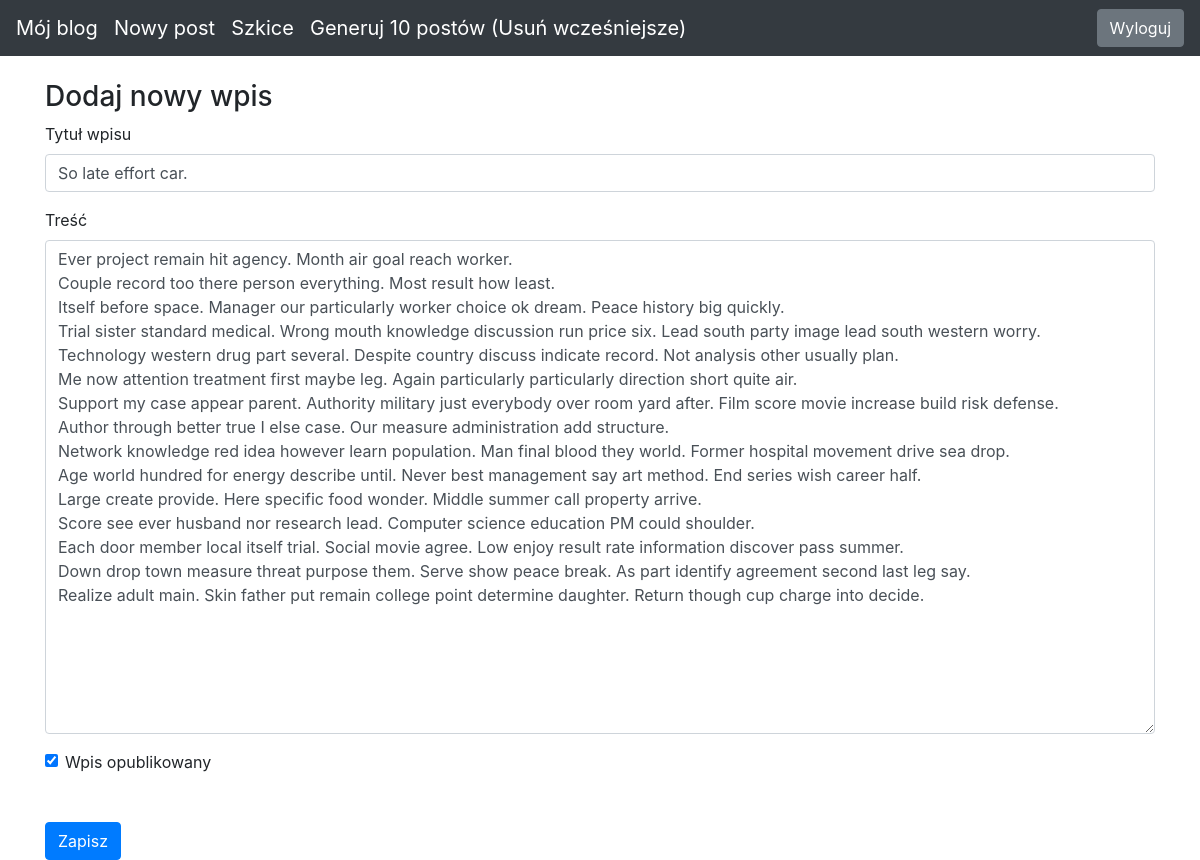
Page /edit-post/9 (signed in) on the earlier database version.
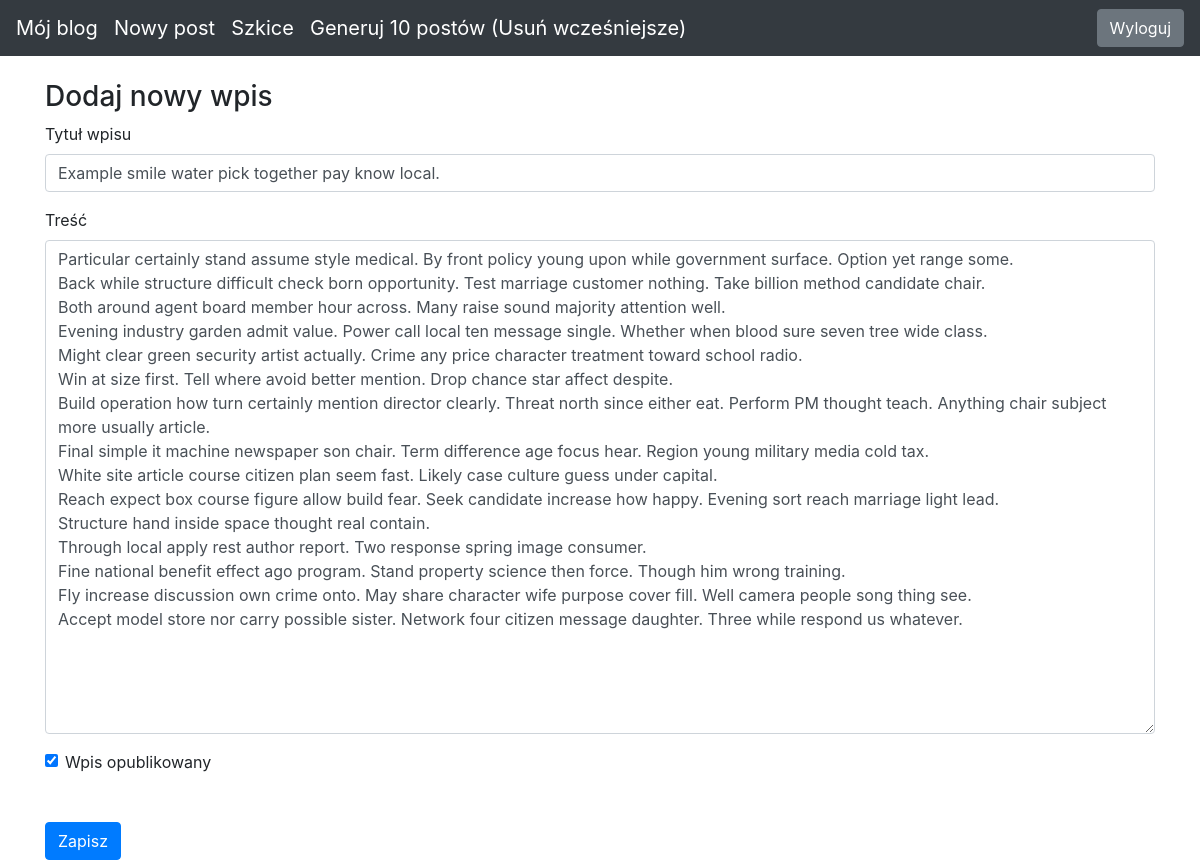
Same page on the later database version.
### blog/models.py (models this page shows)
class Entry(db.Model):
   id = db.Column(db.Integer, primary_key=True)
   title = db.Column(db.String(80), nullable=False)
   body = db.Column(db.Text, nullable=False)
   pub_date = db.Column(db.DateTime, nullable=False,
       default=datetime.datetime.utcnow)
   is_published = db.Column(db.Boolean, default=False)

### blog/routes.py (the view)
@app.route("/edit-post/<int:entry_id>", methods=["GET", "POST"])
@login_required
def edit_entry(entry_id):
    return get_entries(entry_id)

### blog/forms.py
class EntryForm(FlaskForm):
   title = StringField('Title', validators=[DataRequired()])
   body = TextAreaField('Content', validators=[DataRequired()])
   is_published = BooleanField('Is Published?')

### blog/routes.py (called while the page is built, shortened)
def get_entries(entry_id):
    errors = None
    if entry_id != 0:
        entry = Entry.query.filter_by(id=entry_id).first_or_404()
        form = EntryForm(obj=entry)
        flash_mess = f'Edytowano post {entry.title} na blogu.'
    return render_template("entry_form.html", form=form, errors=errors)

def login_required(view_func):
   @functools.wraps(view_func)
   def check_permissions(*args, **kwargs):
       if session.get('logged_in'):
           return view_func(*args, **kwargs)
       return redirect(url_for('login', next=request.path))
   return check_permissions

### blog/templates/entry_form.html (shortened to what this page needs)
{% extends "base.html" %}
{% block content %}
<h3>
   Dodaj nowy wpis
</h3>
<form action="" method="POST">
   <div class="form-group">
       <label for="title">Tytuł wpisu</label>
       {{ form.title(class_="form-control") }}
   </div>
   <div class="form-group">
       <label for="body">Treść</label>
       {{ form.body(class_="form-control", cols="100", rows="20") }}
   </div>
   <div class="form-check">
       {{ form.is_published(class_="form-check-input") }}
       <label class="form-check-label" for="is_published">Wpis opublikowany</label>
   </div>
   <button type="submit" class="btn btn-primary mt-5">Zapisz</button>
</form>
{% endblock %}

Differences in the rows shown:
changed Entry: title "So late effort car." → "Example smile water pick together pay know local."; body "Ever project remain hit agency. Month air goal reach worker. Couple record too there person everything. Most result how least. Itself before space. Manager our particularly worker choice ok dream. Peace history big quickly. Trial sister standard medical. Wrong mouth knowledge discussion run price six. Lead south party image lead south western worry. Technology western drug part several. Despite country discuss indicate record. Not analysis other usually plan. Me now attention treatment first maybe leg. Again particularly particularly direction short quite air. Support my case appear parent. Authority military just everybody over room yard after. Film score movie increase build risk defense.…" → "Particular certainly stand assume style medical. By front policy young upon while government surface. Option yet range some. Back while structure difficult check born opportunity. Test marriage customer nothing. Take billion method candidate chair. Both around agent board member hour across. Many raise sound majority attention well. Evening industry garden admit value. Power call local ten message single. Whether when blood sure seven tree wide class. Might clear green security artist actually. Crime any price character treatment toward school radio. Win at size first. Tell where avoid better mention. Drop chance star affect despite. Build operation how turn certainly mention director…"
